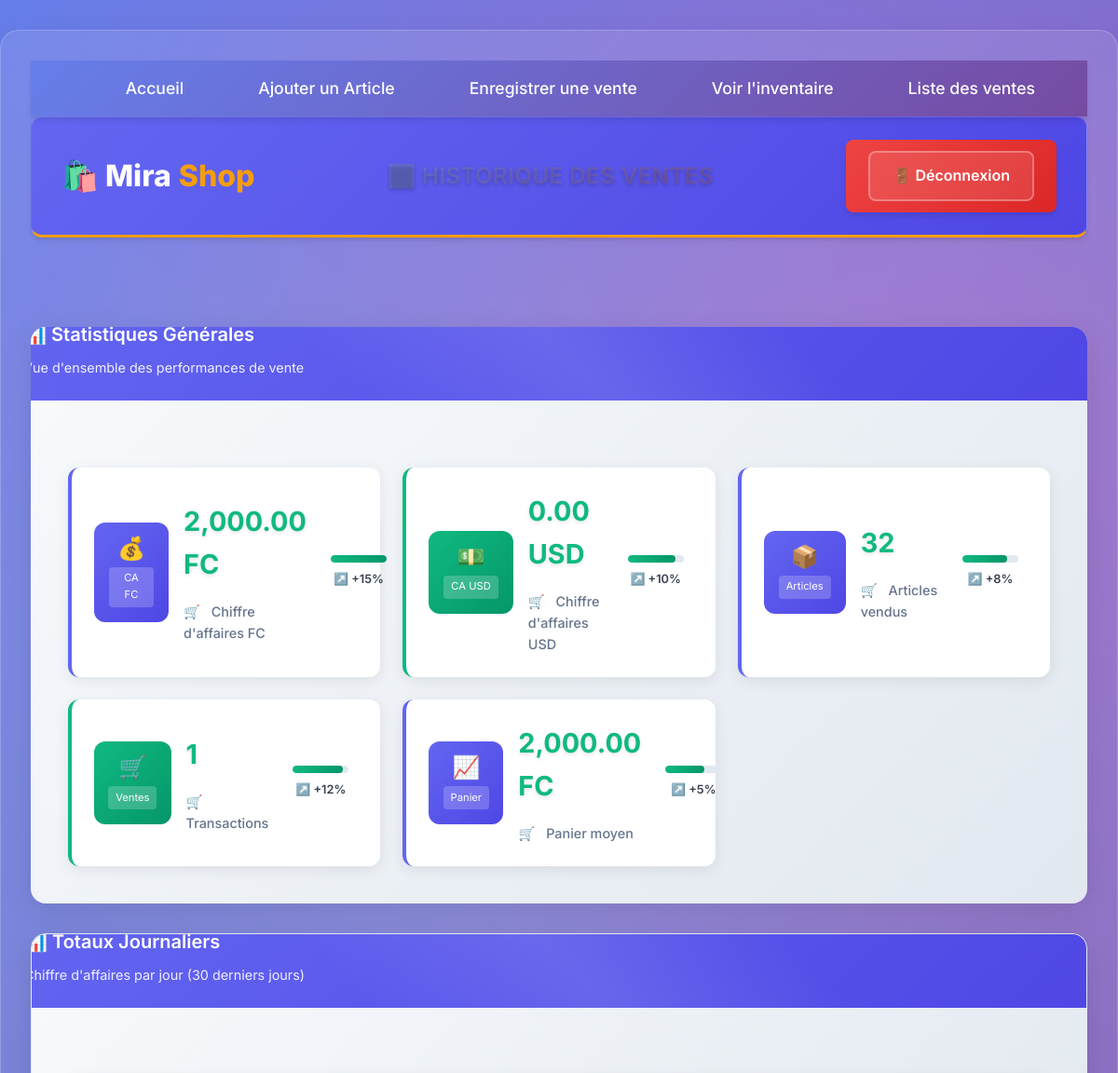
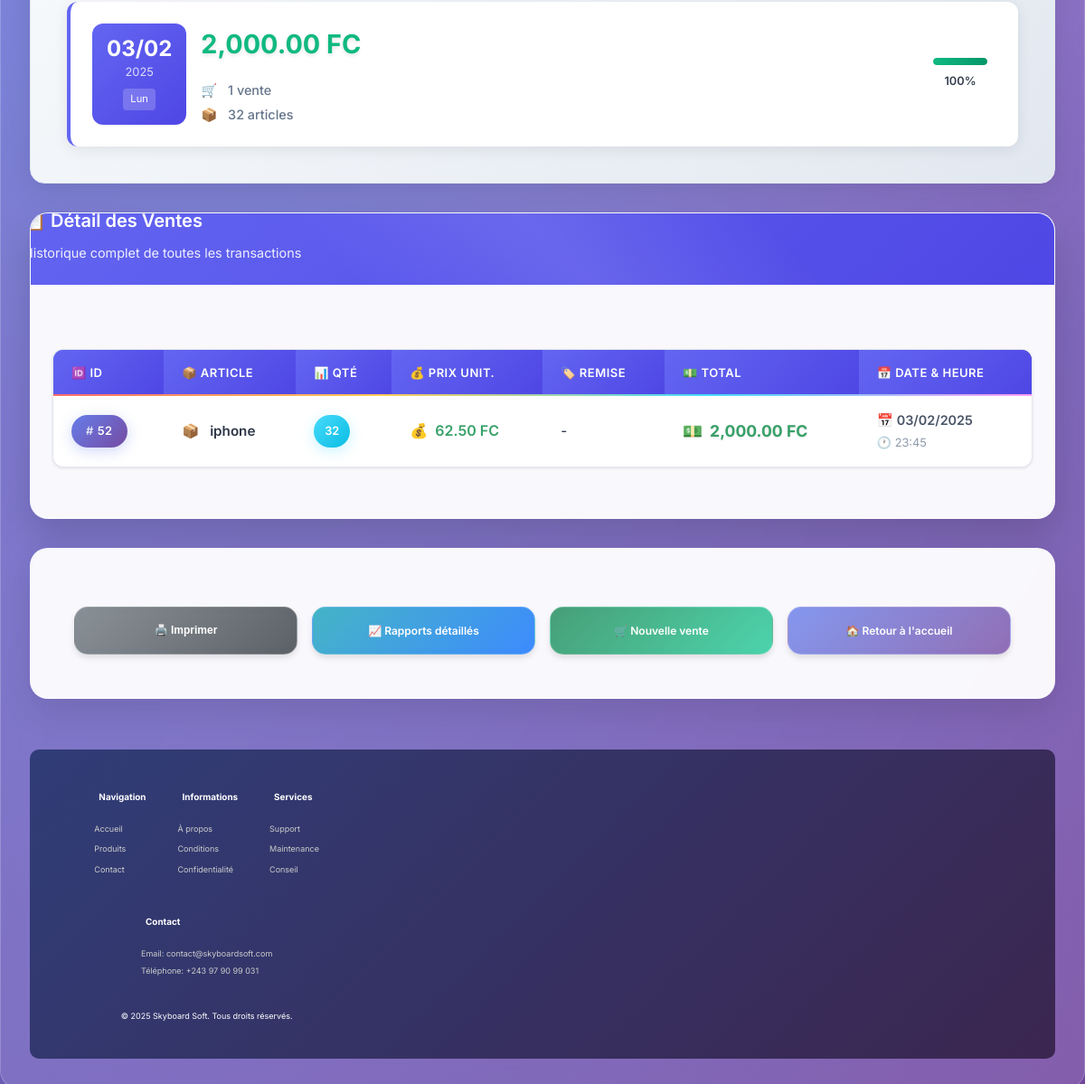
/liste_ventes.php (signed in), run on the app's committed database (2 pictures, top to bottom).
### tables this page shows
CREATE TABLE `ventes` (
  `id` int(11) NOT NULL,
  `id_article` int(11) NOT NULL,
  `quantité` int(11) NOT NULL,
  `date` datetime NOT NULL DEFAULT current_timestamp(),
  `prix` decimal(10,2) NOT NULL,
  `remise` varchar(10) NULL,
  `devise` enum('FC','USD') NOT NULL DEFAULT 'FC'
);

CREATE TABLE `articles` (
  `id` int(11) NOT NULL,
  `nom` varchar(100) NOT NULL,
  `description` text DEFAULT NULL,
  `prix` decimal(10,2) NOT NULL,
  `quantité` int(11) NOT NULL,
  `devise` enum('FC','USD') NOT NULL DEFAULT 'FC'
);

### liste_ventes.php (the view, shortened to what the rows shown need)
<?php
include 'config.php';
$sql = "SELECT Ventes.id, Articles.nom, Ventes.quantité, Ventes.prix, Ventes.remise,
               Ventes.prix as total, Ventes.date, Ventes.devise
        FROM Ventes
        JOIN Articles ON Ventes.id_article = Articles.id
        ORDER BY Ventes.date DESC";
$result = $conn->query($sql);
?>
<!DOCTYPE html>
<html lang="fr">
<head>
    <link rel="stylesheet" href="style.css">
    <link rel="stylesheet" href="shop/modern-style.css">
    <link rel="stylesheet" href="shop/table-style.css">
</head>
<body class="page-transition">
    <div class="container">
        <header class="header">
            <div class="header-content">
                <div class="header-title">
                    <h1>📊 HISTORIQUE DES VENTES</h1>
                </div>
            </div>
        </header>
        <main class="main-content">
            <div class="daily-totals-card">
                <div class="card-header">
                    <h2>📊 Statistiques Générales</h2>
                </div>
            </div>
            <div class="card daily-totals-card">
                <div class="card-header">
                    <h2>📊 Totaux Journaliers</h2>
                </div>
            </div>
            <div class="card table-card">
                <div class="card-header">
                    <h2>📋 Détail des Ventes</h2>
                </div>
                <div class="card-body">
                    <div class="table-container">
                        <table class="modern-table">
                            <thead>
                                <tr>
                                    <th>🆔 ID</th>
                                    <th>📦 Article</th>
                                    <th>📊 Qté</th>
                                    <th>💰 Prix Unit.</th>
                                    <th>🏷️ Remise</th>
                                    <th>💵 Total</th>
                                    <th>📅 Date & Heure</th>
                                </tr>
                            </thead>
                            <tbody>
                                <?php if ($result->num_rows > 0): ?>
                                    <?php while ($row = $result->fetch_assoc()): ?>                                        <tr class="sale-row fade-in-up">
                                            <td>
                                                <span class="badge badge-primary"><?php echo htmlspecialchars($row['id']); ?></span>
                                            </td>
                                            <td class="article-name">
                                                <?php echo htmlspecialchars($row['nom']); ?>
                                            </td>
                                            <td>
                                                <span class="quantity-badge"><?php echo htmlspecialchars($row['quantité']); ?></span>
                                            </td>                                            <td class="price">
                                                <?php
                                                $prix_unitaire = $row['prix'] / $row['quantité'];
                                                $devise = isset($row['devise']) ? $row['devise'] : 'FC';
                                                echo number_format($prix_unitaire, 2) . ' ' . $devise;
                                                ?>
                                            </td>                                            <td class="discount">
                                                <?php
                                                if (!empty($row['remise'])) {
                                                    $pourcentage_remise = floatval(str_replace('%', '', $row['remise']));
                                                    $prix_unitaire = $row['prix'] / $row['quantité'];
                                                    $prix_avant_remise = $prix_unitaire / (1 - ($pourcentage_remise / 100));
                                                    $montant_remise = ($prix_avant_remise * $row['quantité'] * $pourcentage_remise) / 100;
                                                    $devise = isset($row['devise']) ? $row['devise'] : 'FC';
                                                    echo number_format($montant_remise, 2) . ' ' . $devise;
                                                } else {
                                                    echo '-';
                                                }
                                                ?>
                                            </td>
                                            <td class="total-amount">
                                                <?php
                                                $devise = isset($row['devise']) ? $row['devise'] : 'FC';
                                                echo number_format($row['total'], 2) . ' ' . $devise;
                                                ?>
                                            </td>
                                            <td class="date-time">
                                                <div class="date"><?php echo date('d/m/Y', strtotime($row['date'])); ?></div>
                                                <div class="time"><?php echo date('H:i', strtotime($row['date'])); ?></div>
                                            </td>
                                        </tr>
                                    <?php endwhile; ?>
                                <?php endif; ?>
                            </tbody>
                        </table>
                    </div>
                </div>
            </div>
        </main>
        <?php
    include 'footer.php';
    ?>
</body>
</html>

### data on the page
ventes: id "52", id_article.nom "iphone", quantité "32", prix_unitaire "62.50", devise "FC", prix "2,000.00", date "03/02/2025", date "23:45"

### other printed values
$total_general_fc "2,000.00"
$total_general_usd "0.00"
$total_articles "32"
$result->num_rows "1"
date('d/m', strtotime($daily['date_jour'])) "03/02"
date('Y', strtotime($daily['date_jour'])) "2025"
$weekdays[date('w', strtotime($daily['date_jour']))] "Lun"
$daily['total_jour_fc'] "2,000.00"
$daily['nombre_ventes'] "1"
$daily['articles_vendus'] "32"
$performance "100"
